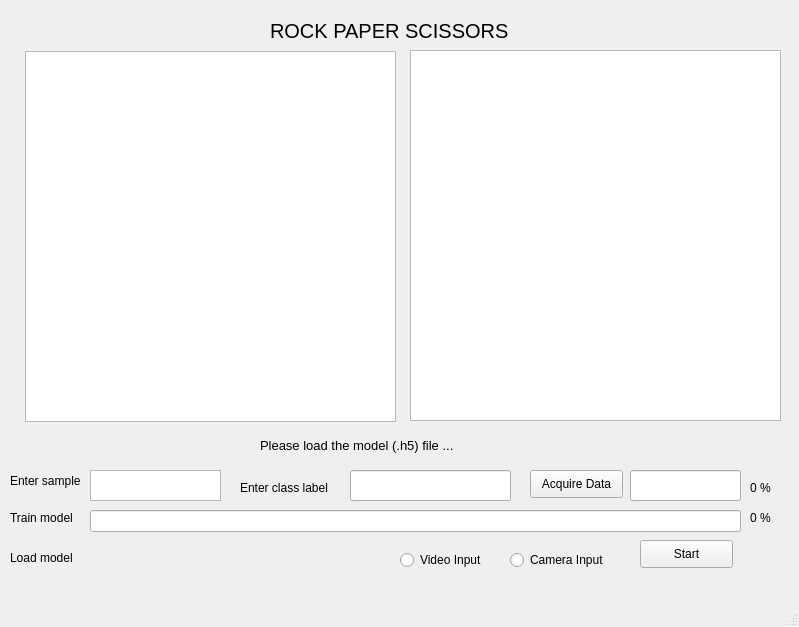
<?xml version="1.0" encoding="UTF-8"?>
<ui version="4.0">
 <class>MainWindow</class>
 <widget class="QMainWindow" name="MainWindow">
  <property name="geometry">
   <rect>
    <x>0</x>
    <y>0</y>
    <width>799</width>
    <height>627</height>
   </rect>
  </property>
  <property name="windowTitle">
   <string>MainWindow</string>
  </property>
  <widget class="QWidget" name="centralwidget">
   <widget class="QLabel" name="label">
    <property name="geometry">
     <rect>
      <x>270</x>
      <y>10</y>
      <width>281</width>
      <height>41</height>
     </rect>
    </property>
    <property name="font">
     <font>
      <pointsize>15</pointsize>
     </font>
    </property>
    <property name="text">
     <string>ROCK PAPER SCISSORS</string>
    </property>
   </widget>
   <widget class="QTableView" name="tableView">
    <property name="geometry">
     <rect>
      <x>25</x>
      <y>51</y>
      <width>371</width>
      <height>371</height>
     </rect>
    </property>
   </widget>
   <widget class="QTableView" name="tableView_2">
    <property name="geometry">
     <rect>
      <x>410</x>
      <y>50</y>
      <width>371</width>
      <height>371</height>
     </rect>
    </property>
   </widget>
   <widget class="QLabel" name="label_2">
    <property name="geometry">
     <rect>
      <x>260</x>
      <y>430</y>
      <width>261</width>
      <height>31</height>
     </rect>
    </property>
    <property name="font">
     <font>
      <pointsize>10</pointsize>
     </font>
    </property>
    <property name="text">
     <string>Please load the model (.h5) file ...</string>
    </property>
   </widget>
   <widget class="QTextEdit" name="textEdit">
    <property name="geometry">
     <rect>
      <x>90</x>
      <y>470</y>
      <width>131</width>
      <height>31</height>
     </rect>
    </property>
   </widget>
   <widget class="QLabel" name="label_3">
    <property name="geometry">
     <rect>
      <x>10</x>
      <y>470</y>
      <width>81</width>
      <height>21</height>
     </rect>
    </property>
    <property name="text">
     <string>Enter sample</string>
    </property>
   </widget>
   <widget class="QLabel" name="label_4">
    <property name="geometry">
     <rect>
      <x>240</x>
      <y>480</y>
      <width>101</width>
      <height>16</height>
     </rect>
    </property>
    <property name="text">
     <string>Enter class label</string>
    </property>
   </widget>
   <widget class="QLineEdit" name="lineEdit">
    <property name="geometry">
     <rect>
      <x>350</x>
      <y>470</y>
      <width>161</width>
      <height>31</height>
     </rect>
    </property>
   </widget>
   <widget class="QPushButton" name="pushButton">
    <property name="geometry">
     <rect>
      <x>530</x>
      <y>470</y>
      <width>93</width>
      <height>28</height>
     </rect>
    </property>
    <property name="text">
     <string>Acquire Data</string>
    </property>
   </widget>
   <widget class="QLineEdit" name="lineEdit_2">
    <property name="geometry">
     <rect>
      <x>630</x>
      <y>470</y>
      <width>111</width>
      <height>31</height>
     </rect>
    </property>
   </widget>
   <widget class="QLabel" name="label_5">
    <property name="geometry">
     <rect>
      <x>750</x>
      <y>480</y>
      <width>41</width>
      <height>16</height>
     </rect>
    </property>
    <property name="text">
     <string>0 %</string>
    </property>
   </widget>
   <widget class="QLabel" name="label_6">
    <property name="geometry">
     <rect>
      <x>10</x>
      <y>510</y>
      <width>71</width>
      <height>16</height>
     </rect>
    </property>
    <property name="text">
     <string>Train model</string>
    </property>
   </widget>
   <widget class="QLineEdit" name="lineEdit_3">
    <property name="geometry">
     <rect>
      <x>90</x>
      <y>510</y>
      <width>651</width>
      <height>22</height>
     </rect>
    </property>
   </widget>
   <widget class="QLabel" name="label_7">
    <property name="geometry">
     <rect>
      <x>750</x>
      <y>510</y>
      <width>41</width>
      <height>16</height>
     </rect>
    </property>
    <property name="text">
     <string>0 %</string>
    </property>
   </widget>
   <widget class="QLabel" name="label_8">
    <property name="geometry">
     <rect>
      <x>10</x>
      <y>550</y>
      <width>71</width>
      <height>16</height>
     </rect>
    </property>
    <property name="text">
     <string>Load model</string>
    </property>
   </widget>
   <widget class="QRadioButton" name="radioButton">
    <property name="geometry">
     <rect>
      <x>400</x>
      <y>550</y>
      <width>95</width>
      <height>20</height>
     </rect>
    </property>
    <property name="text">
     <string>Video Input </string>
    </property>
   </widget>
   <widget class="QRadioButton" name="radioButton_2">
    <property name="geometry">
     <rect>
      <x>510</x>
      <y>550</y>
      <width>111</width>
      <height>20</height>
     </rect>
    </property>
    <property name="text">
     <string>Camera Input</string>
    </property>
   </widget>
   <widget class="QPushButton" name="pushButton_2">
    <property name="geometry">
     <rect>
      <x>640</x>
      <y>540</y>
      <width>93</width>
      <height>28</height>
     </rect>
    </property>
    <property name="text">
     <string>Start</string>
    </property>
   </widget>
  </widget>
  <widget class="QMenuBar" name="menubar">
   <property name="geometry">
    <rect>
     <x>0</x>
     <y>0</y>
     <width>799</width>
     <height>26</height>
    </rect>
   </property>
  </widget>
  <widget class="QStatusBar" name="statusbar"/>
 </widget>
 <resources/>
 <connections/>
</ui>
